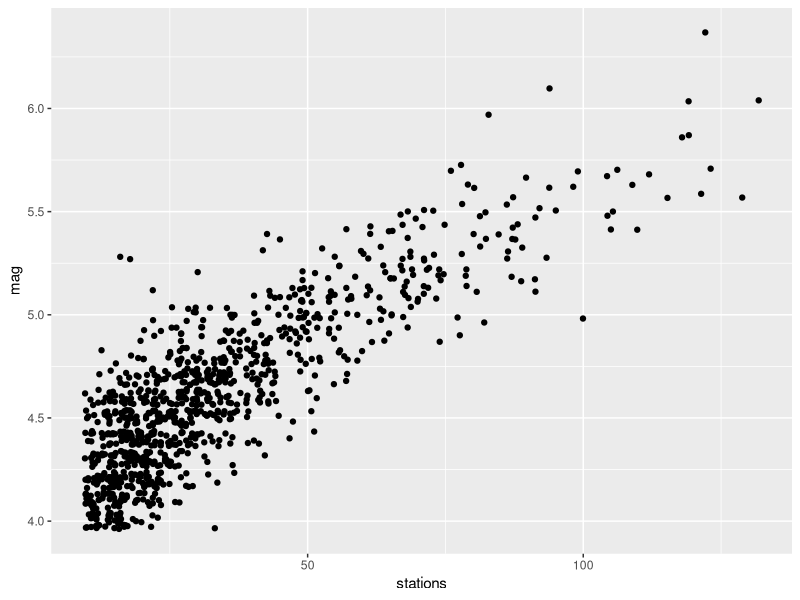
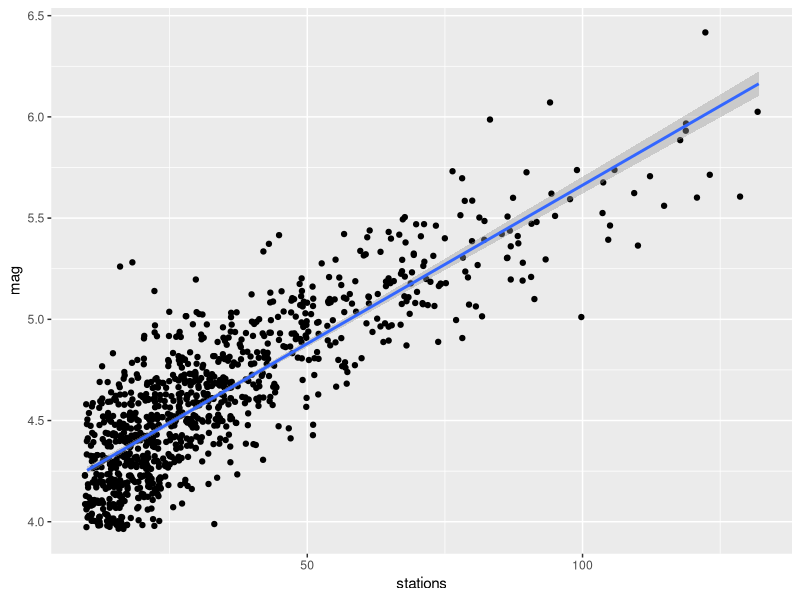

These figures' R source, in order:
## ---- chunk 1
knitr::opts_chunk$set(echo = TRUE)
## ---- chunk 2
data(quakes)
str(quakes)
?quakes
## ---- chunk 3
library(ggplot2)
ggplot(quakes, (aes(x = stations, y = mag))) + geom_point(position = "jitter")

## ---- chunk 4
m1 <- lm(stations ~ mag, data = quakes) 
ggplot(quakes, (aes(x = stations, y = mag))) + geom_point(position = "jitter") +
  geom_smooth(method = "lm")
summary(m1)
## ---- chunk 5

## ---- chunk 6
confint(m1, level = 0.95)
## ---- chunk 7

stations = (7.0 - 4.0972676)/ (0.0156542)
stations

## ---- chunk 8

## ---- chunk 9
f_hat <- function(x) {
  # code goes here
}
## ---- chunk 10

## ---- chunk 11

## ---- chunk 12

